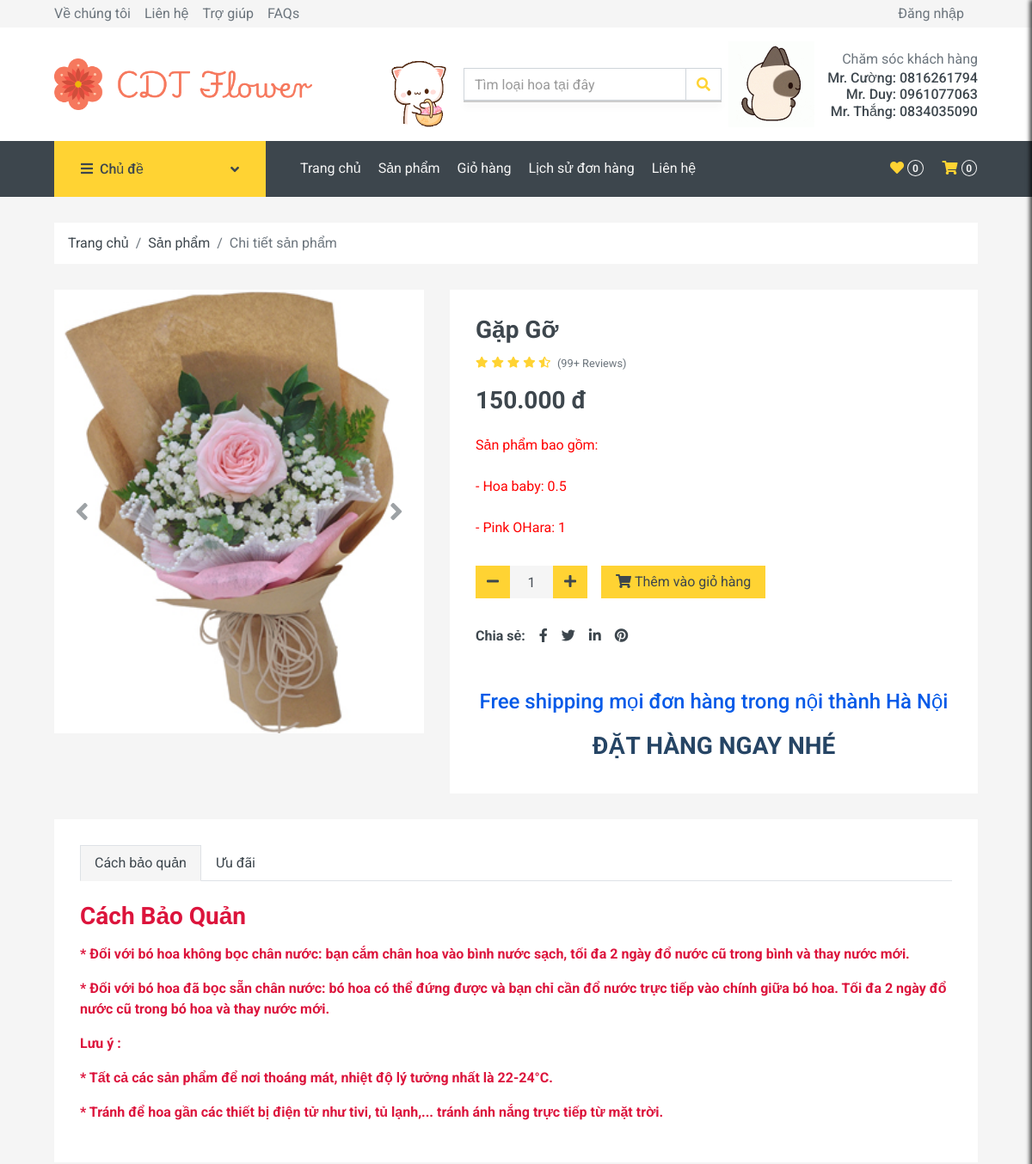
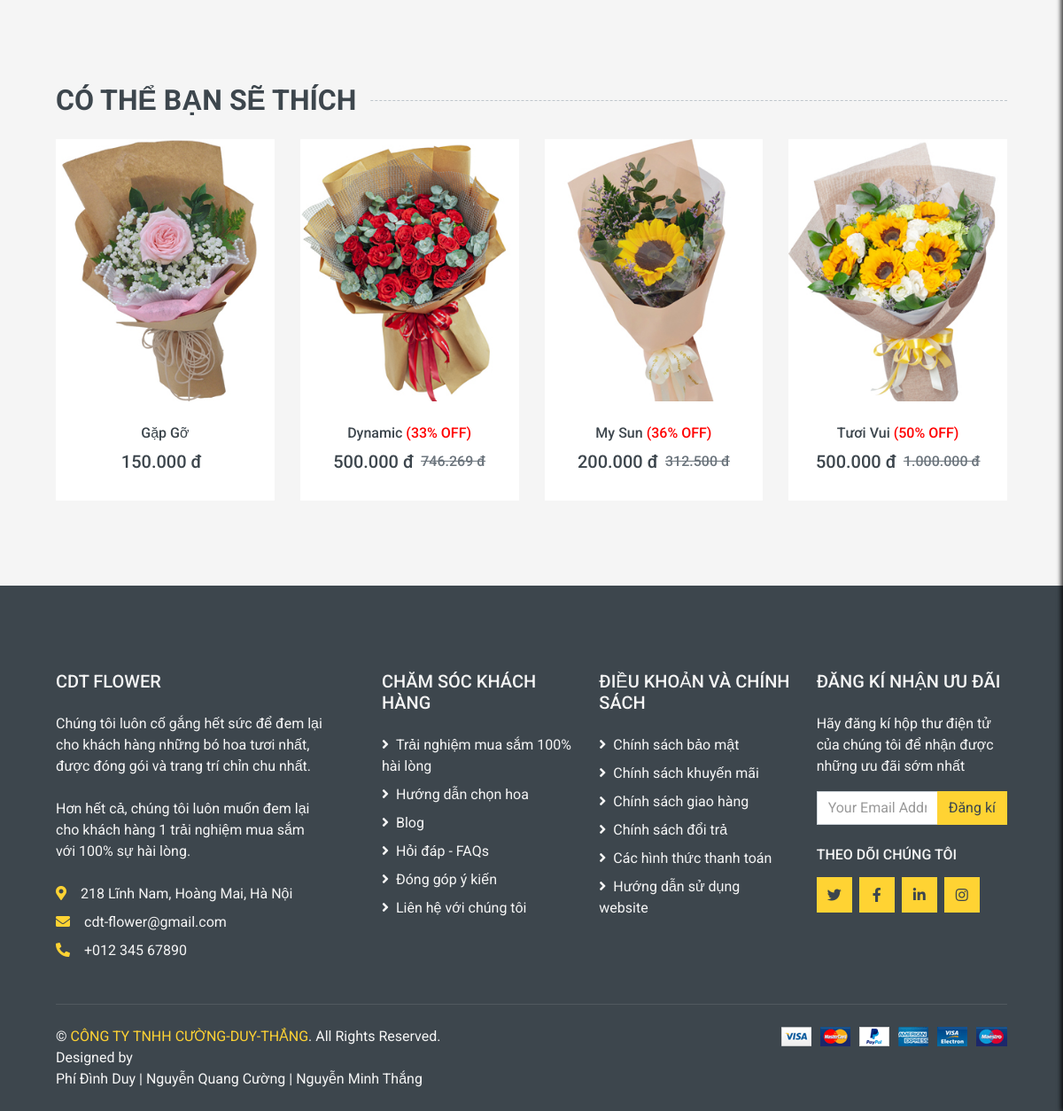
The app's page /detail.php?productName=Gặp+Gỡ with its own data (2 pictures, top to bottom).
### tables this page shows
CREATE TABLE `sanpham` (
  `MaSanPham` int(11) NOT NULL,
  `TenSanPham` varchar(200) NOT NULL,
  `MaDanhMuc` int(11) NOT NULL,
  `Mau` varchar(50) NOT NULL,
  `MoTa` text NOT NULL,
  `Gia` decimal(10,0) NOT NULL,
  `HinhAnh` varchar(200) NOT NULL,
  `TonKho` int(11) NOT NULL,
  `GiamGia` int(11) NOT NULL
);

### detail.php (the view, shortened to what this page needs)
<?php require_once ('header.php');?>
    <div class="container-fluid">
        <div class="row px-xl-5">
            <div class="col-12">
                <nav class="breadcrumb bg-light mb-30">
                    <a class="breadcrumb-item text-dark" href="#">Trang chủ</a>
                    <a class="breadcrumb-item text-dark" href="#">Sản phẩm</a>
                    <span class="breadcrumb-item active">Chi tiết sản phẩm</span>
                </nav>
            </div>
        </div>
    </div>
            <?php
            require_once('database/db_connect.php');
            if (isset($_GET['productName'])) {
                $productName = urldecode($_GET['productName']);
                $sql = "SELECT MaSanPham, TenSanPham, Gia, HinhAnh, MoTa FROM sanpham WHERE TenSanPham = ?";
                $stmt = $conn->prepare($sql);
                $stmt->bind_param("s", $productName);
                $stmt->execute();
                $result = $stmt->get_result();
                if ($result->num_rows > 0) {
                    $product = $result->fetch_assoc();
                } else {
                    echo "Không tìm thấy sản phẩm.";
                }
            } else {
                echo "Không có sản phẩm nào được chọn.";
            }
            ?>
    <?php if (!empty($product)): ?>
    <div class="container-fluid pb-5">
        <div class="row px-xl-5">
            <div class="col-lg-5 mb-30">
                <div id="product-carousel" class="carousel slide" data-ride="carousel">
                    <div class="carousel-inner bg-light">
                        <div class="carousel-item active">
                            <img class="w-100 h-100" src="<?php echo $product['HinhAnh']; ?>" alt="Image">
                        </div>
                    </div>
                    <a class="carousel-control-prev" href="#product-carousel" data-slide="prev">
                        <i class="fa fa-2x fa-angle-left text-dark"></i>
                    </a>
                    <a class="carousel-control-next" href="#product-carousel" data-slide="next">
                        <i class="fa fa-2x fa-angle-right text-dark"></i>
                    </a>
                </div>
            </div>
            <div class="col-lg-7 h-auto mb-30">
                <div class="h-100 bg-light p-30">
                    <h3><?php echo htmlspecialchars($product['TenSanPham']); ?></h3>
                    <div class="d-flex mb-3">
                        <div class="text-primary mr-2">
                            <small class="fas fa-star"></small>
                            <small class="fas fa-star"></small>
                            <small class="fas fa-star"></small>
                            <small class="fas fa-star"></small>
                            <small class="fas fa-star-half-alt"></small>
                        </div>
                        <small class="pt-1">(99+ Reviews)</small>
                    </div>
                    <h3 class="font-weight-semi-bold mb-4"><?php echo number_format($product['Gia'], 0, ',', '.') . " đ"; ?></h3>
                    <?php
                    $moTaFormatted = nl2br(str_replace('- ', '<br>- ', htmlspecialchars($product['MoTa'])));
                    ?>
                    <p class="mb-4" style="color: red;"><?php echo $moTaFormatted; ?></p>
                    <?php endif; ?>
                    <form>
                    <div class="d-flex align-items-center mb-4 pt-2">
                        <div class="input-group quantity mr-3" style="width: 130px;">
                            <div class="input-group-btn">
                                <button type="button" class="btn btn-primary btn-minus">
                                    <i class="fa fa-minus"></i>
                                </button>
                            </div>
                            <input type="text" id="soluong_sp" name="soluong_sp" class="form-control bg-secondary border-0 text-center" value="1">
                            <div class="input-group-btn">
                                <button type="button" class="btn btn-primary btn-plus">
                                    <i class="fa fa-plus"></i>
                                </button>
                            </div>
                        </div>
                        <a href="javascript:void(0);" onclick="addToCart('<?php echo $product['TenSanPham']; ?>','<?php echo $product['MaSanPham']; ?>','<?php echo $product['Gia']; ?>')" class="btn btn-primary px-3">
                            <i class="fa fa-shopping-cart mr-1"></i>Thêm vào giỏ hàng
                        </a>
                    </div>
                    </form>
                    <div class="d-flex pt-2 mb-3">
                        <strong class="text-dark mr-2">Chia sẻ:</strong>
                        <div class="d-inline-flex">
                            <a class="text-dark px-2" href="">
                                <i class="fab fa-facebook-f"></i>
                            </a>
                            <a class="text-dark px-2" href="">
                                <i class="fab fa-twitter"></i>
                            </a>
                            <a class="text-dark px-2" href="">
                                <i class="fab fa-linkedin-in"></i>
                            </a>
                            <a class="text-dark px-2" href="">
                                <i class="fab fa-pinterest"></i>
                            </a>
                        </div>
                    </div>
                    <h4 align="center" class="blink color-change" style="margin-top: 50px;">Free shipping mọi đơn hàng trong nội thành Hà Nội</h4>
                    <h3 align="center" class="blink color-change" style="margin-top: 20px;">ĐẶT HÀNG NGAY NHÉ</h3>
                </div>
            </div>
        </div>
        <div class="row px-xl-5">
            <div class="col">
                <div class="bg-light p-30">
                    <div class="nav nav-tabs mb-4">
                        <a class="nav-item nav-link text-dark active" data-toggle="tab" href="#tab-pane-1">Cách bảo quản</a>
                        <a class="nav-item nav-link text-dark" data-toggle="tab" href="#tab-pane-2">Ưu đãi</a>
                    </div>
                    <div class="tab-content">
                        <div class="tab-pane fade show active" id="tab-pane-1">
                            <h3 class="mb-3" style="color: #DC143C; font-weight: bold;">Cách Bảo Quản</h3>
                            <p style="color: #DC143C; font-weight: bold;">* Đối với bó hoa không bọc chân nước: bạn cắm chân hoa vào bình nước sạch, tối đa 2 ngày đổ nước cũ trong bình và thay nước mới.</p>
                            <p style="color: #DC143C; font-weight: bold;">* Đối với bó hoa đã bọc sẵn chân nước: bó hoa có thể đứng được và bạn chỉ cần đổ nước trực tiếp vào chính giữa bó hoa. Tối đa 2 ngày đổ nước cũ trong bó hoa và thay nước mới.</p>
                            <p style="color: #DC143C; font-weight: bold;">Lưu ý :</p>
                            <p style="color: #DC143C; font-weight: bold;">* Tất cả các sản phẩm để nơi thoáng mát, nhiệt độ lý tưởng nhất là 22-24°C.</p>
                            <p style="color: #DC143C; font-weight: bold;">* Tránh để hoa gần các thiết bị điện tử như tivi, tủ lạnh,... tránh ánh nắng trực tiếp từ mặt trời.</p>
                        </div>
                    </div>
                </div>
            </div>
        </div>
    </div>
    <?php
        require_once('database/db_connect.php');
        $products = [];
        $sql = "SELECT * FROM sanpham ORDER BY RAND() LIMIT 8";
        $ketqua = mysqli_query($conn, $sql);
        while ($row = mysqli_fetch_row($ketqua)) {
            $products[] = $row;
        }
    ?>
    <div class="container-fluid py-5">
        <h2 class="section-title position-relative text-uppercase mx-xl-5 mb-4"><span class="bg-secondary pr-3">Có thể bạn sẽ thích</span></h2>
        <div class="row px-xl-5">
            <div class="col">
                <div class="owl-carousel related-carousel">
                    <?php
                        for ($i=0; $i < count($products); $i++) {
                    ?>
                    <div class="product-item bg-light">
                        <div class="product-img position-relative overflow-hidden">
                            <img class="img-fluid w-100" src="<?php echo $products[$i][6]; ?>" alt="">
                            <div class="product-action">
                            </div>
                        </div>
                        <div class="text-center py-4">
                            <a class="h6 text-decoration-none text-truncate" href="detail.php?productName=<?php echo urlencode($products[$i][1]); ?>"><?php echo $products[$i][1];
                            if (!empty($products[$i][8]) && $products[$i][8] > 0) {
                                echo '<span class="discount-badge"> (' . $products[$i][8] . '% OFF)</span>';
                            }
                            ?>
                            </a>
                            <div class="d-flex align-items-center justify-content-center mt-2">
                            <h5><?php echo number_format($products[$i][5], 0, ',', '.') . " đ"; ?></h5>
                            <h6 class="text-muted ml-2"><del>
                                <?php
                                        if ($products[$i][8] != 0) {
                                            $giachuagiam = $products[$i][5] / (1 - ($products[$i][8] / 100));
                                            echo "<del>" . number_format($giachuagiam, 0, ',', '.') . " đ</del>";
                                        }
                                    ?>
                                </del></h6>
                            </div>
                        </div>
                    </div>
                    <?php }  ?>
                </div>
            </div>
        </div>
    </div>
    <?php require_once('footer.php') ?>
</body>
</html>

### detail.php (style rules this page uses)
.blink { animation: blink 0.4s infinite; }
.discount-badge { color: red; animation: blink 0.5s step-start infinite; }

### records on screen
sanpham: TenSanPham "Gặp Gỡ", Gia "150.000", MoTa "Sản phẩm bao gồm: - Hoa baby: 0.5 - Pink OHara: 1", shows a picture
sanpham: shows a picture, TenSanPham "Dynamic", GiamGia "33", Gia "500.000", giachuagiam "746.269"
sanpham: shows a picture, TenSanPham "My Sun", GiamGia "36", Gia "200.000", giachuagiam "312.500"
sanpham: shows a picture, TenSanPham "Tươi Vui", GiamGia "50", Gia "500.000", giachuagiam "1.000.000"

### other values on screen
$tong_so_luong "0"
count($maSP_giohang) "0"
